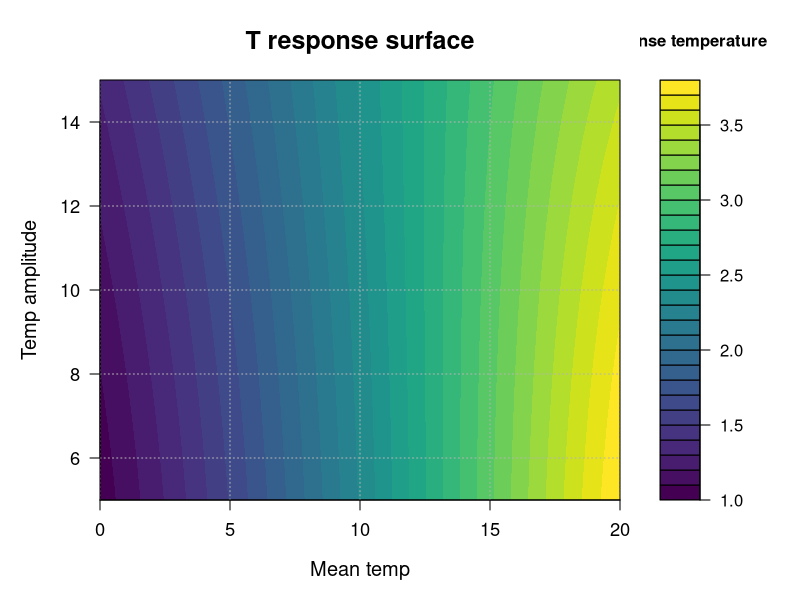
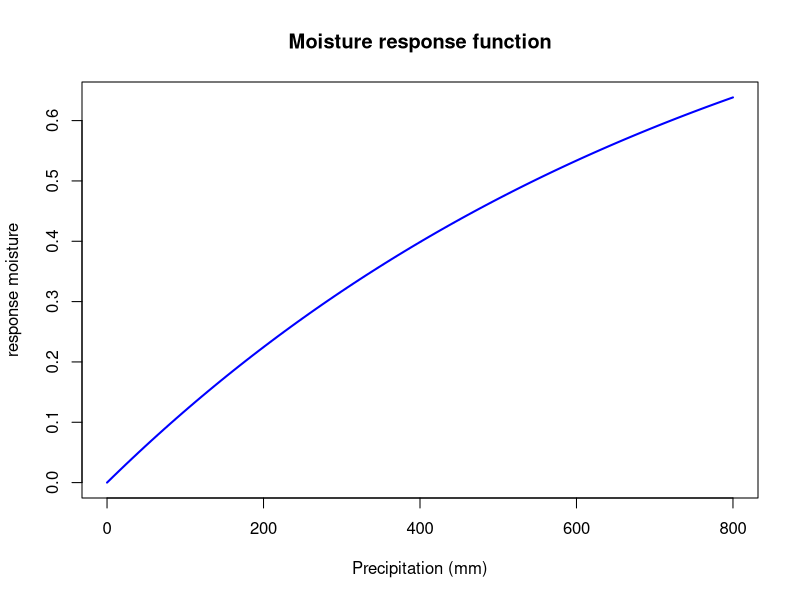
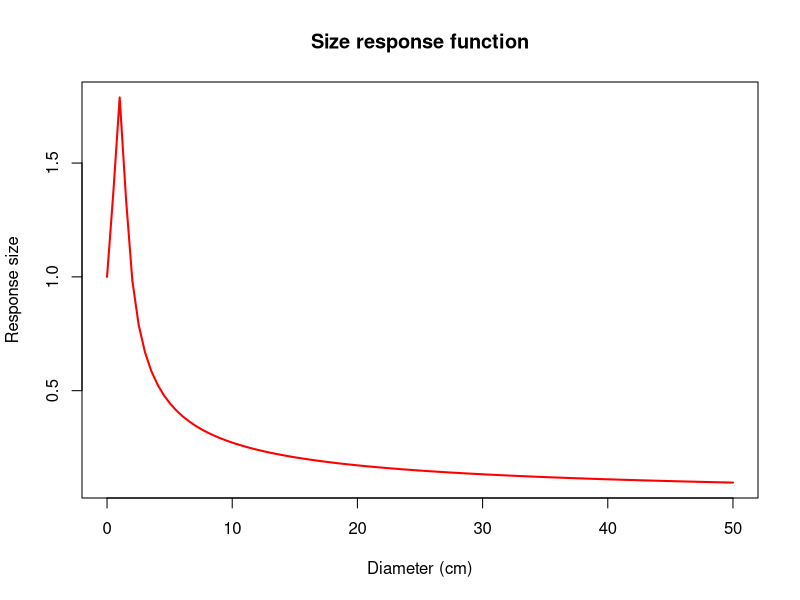

R code for these plots, in order:

Yasso07Parameters_load = read.csv("y07par_gui.csv")

# the temperature functions are four, one for each of the AWEN pools:

# T1 = MT + 4 * TA / pi * (1 / sqrt(2) - 1)          # Eq. 2.4 in model description
# T2 = MT - 4 * TA / (sqrt(2) * pi)                  # Eq. 2.5 in model description
# T3 = MT + 4 * TA / pi * (1 - 1 / sqrt(2))          # Eq. 2.6 in model description
# T4 = MT + 4 * TA / (sqrt(2) * pi)   
# mean(exp(beta1 * c(T1, T2, T3, T4) + beta2 * (c(T1, T2, T3, T4)^2)))
                
#Build exploratory grid of the temp functions

# Define the T1 function
T1 <- function(MT, TA) {
      MT + 4 * TA / pi * (1 / sqrt(2) - 1)
}
T2 <- function(MT, TA) {
      MT - 4 * TA / (sqrt(2) * pi) 
}
T3 <- function(MT, TA) {
      MT + 4 * TA / pi * (1 - 1 / sqrt(2))       
}
T4 <- function(MT, TA) {
      MT + 4 * TA / (sqrt(2) * pi)   
}

beta1 = Yasso07Parameters_load$value[17]
beta2 = Yasso07Parameters_load$value[18]

Temperature_function = function(MT, TA, beta1, beta2) {
      
      response = mat.or.vec(length(MT), length(TA))
      colnames(response) = TA
      rownames(response) = MT
      
      for(i in 1:length(MT)) {
            print(paste("Processing MT:", MT[i], "of", length(MT)))
            for(j in 1:length(TA)) {
                  print(paste("Processing TA:", TA[j], "of", length(TA)))
                  # Calculate T1, T2, T3, and T4
                  T1_val <- T1(MT[i], TA[j])
                  T2_val <- T2(MT[i], TA[j])
                  T3_val <- T3(MT[i], TA[j])
                  T4_val <- T4(MT[i], TA[j])
                  
                  # Calculate the mean of the exponentiated values
                  # using the provided beta1 and beta2
                  response[i, j] <- mean(exp(beta1 * c(T1_val, T2_val, T3_val, T4_val) + beta2 * (c(T1_val, T2_val, T3_val, T4_val)^2)))
                  print(paste("Response value:", response[i, j]))
                  }
      }
      return(response)
}        
               
               
# Create the grid of MT and TA values
MT_values <- seq(0, 20, length.out = 100)
TA_values <- seq(5, 15, length.out = 100)

T_response_matrix  = Temperature_function(MT_values, TA_values, beta1, beta2)



# Set up a nice color palette
library(viridis)


png("./study_functions/T_response_contour_plot.png", width = 800, height = 600, res = 100)
par(mar = c(5, 5, 4, 6))  # Adjust margins for better layout

# Create filled contour plot with custom levels
filled.contour(
      x = MT_values,
      y = TA_values,
      z = T_response_matrix,
      color.palette = viridis,
      levels = pretty(range(T_response_matrix), 20),
      plot.title = title(
            main = "T response surface",
            xlab = "Mean temp",
            ylab = "Temp amplitude",
            cex.main = 1.5,
            cex.lab = 1.2
      ),
      key.title = title(main = "response temperature", cex.main = 1),
      plot.axes = {
            axis(1, cex.axis = 1.1)
            axis(2, cex.axis = 1.1)
            # Add gridlines
            grid(lty = "dotted", col = "gray70")
      }
)
dev.off()


#### study moisture function

gamma = Yasso07Parameters_load$value[26]

moisture <- function(PR) {
      1 - exp(gamma * (PR/ 1000))
}


png("./study_functions/Moisture_function_plot.png", width = 800, height = 600, res = 100)
PR_seq = seq(0, 800, length.out = 100)
plot(PR_seq, moisture(PR = PR_seq), type = "l", col = "blue", lwd = 2,
     xlab = "Precipitation (mm)", ylab = "response moisture",
     main = "Moisture response function"
)
dev.off()




# plot the size scling, applied only to AWEN and not H pool

#(1 + delta1 * WS + delta2 * (WS^2))^(r), k[5]

delta1 = Yasso07Parameters_load$value[39]
delta2 = Yasso07Parameters_load$value[40]
r = Yasso07Parameters_load$value[41]

size <- function(WS) {
   (1 + delta1 * WS + delta2 * (WS^2))^(r)
   }

png("./study_functions/Size_function_plot.png", width = 800, height = 600, res = 100)
WS_seq = seq(0, 50, length.out = 100)
plot(WS_seq, size(WS = WS_seq), type = "l", col = "red", lwd = 2,
     xlab = "Diameter (cm)", ylab = "Response size",
     main = "Size response function"
)
dev.off()
